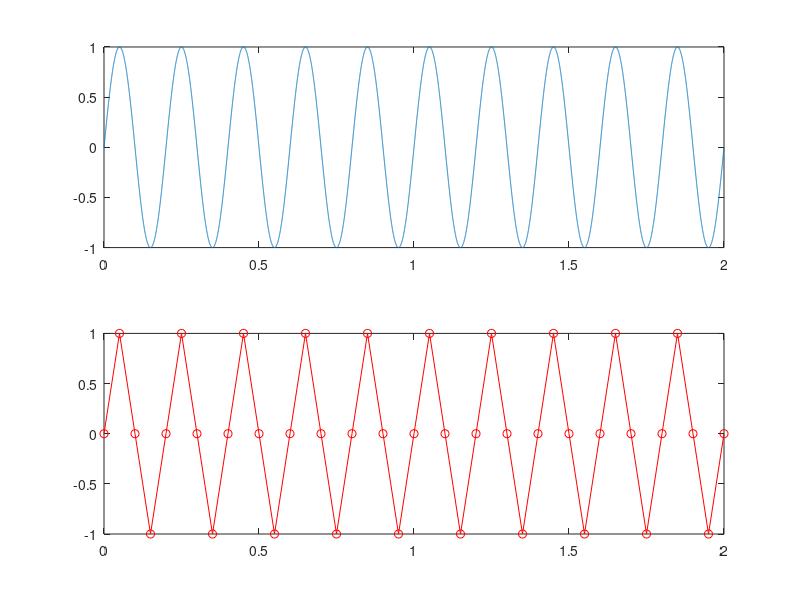

The MATLAB script that drew this image:
clc; % Limpa a janela de comando

% Cria um vetor de tempo de 0 a 2 segundos com passos de 0.0001 segundo
t = 0:0.0001:2;

% Gera um sinal analógico x(t) = sin(2*pi*5*t)
x = sin(2*pi*5*t); % sinal analógico

% Cria uma nova figura
figure

% Define um subplot com 2 linhas e 1 coluna, selecionando o primeiro subplot
subplot(2,1,1)

% Plota o sinal analógico x(t) em relação ao tempo
plot(t,x);

% Define a frequência de amostragem como 20 Hz
fs = 20; % varia a freq. de amostragem para análise

% Cria um vetor de tempo de 0 a 2 segundos com passos de 1/fs segundo
ts = 0:1/fs:2;

% Gera uma versão amostrada do sinal x(t) com a frequência de amostragem definida
xs = sin(2*pi*5*ts);

% Define o segundo subplot
subplot(2,1,2)

% Plota a versão amostrada do sinal x(t) em relação ao tempo de amostragem
plot(ts,xs,'ro-');

